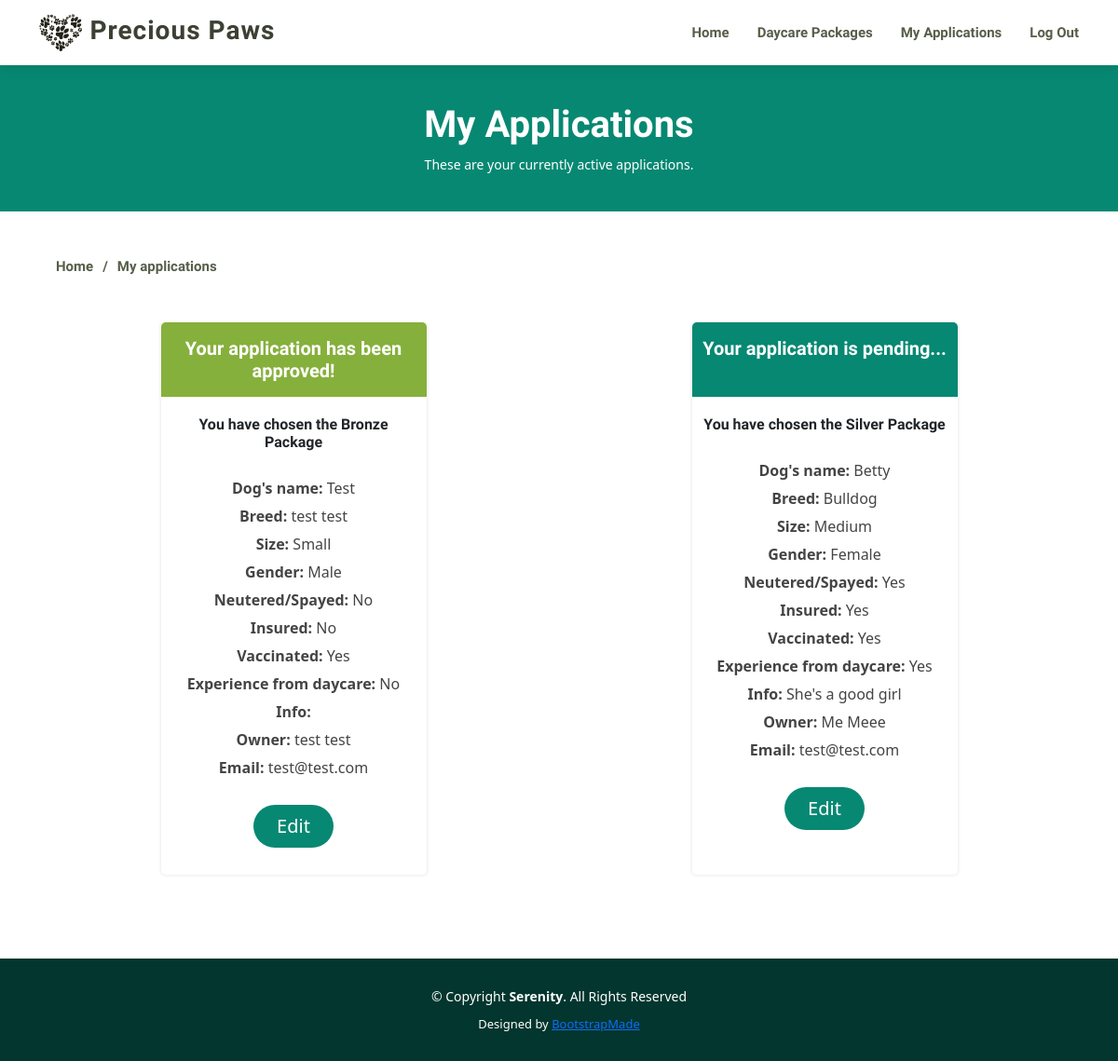
Before: /my_applications/ (signed in) with the older database file.
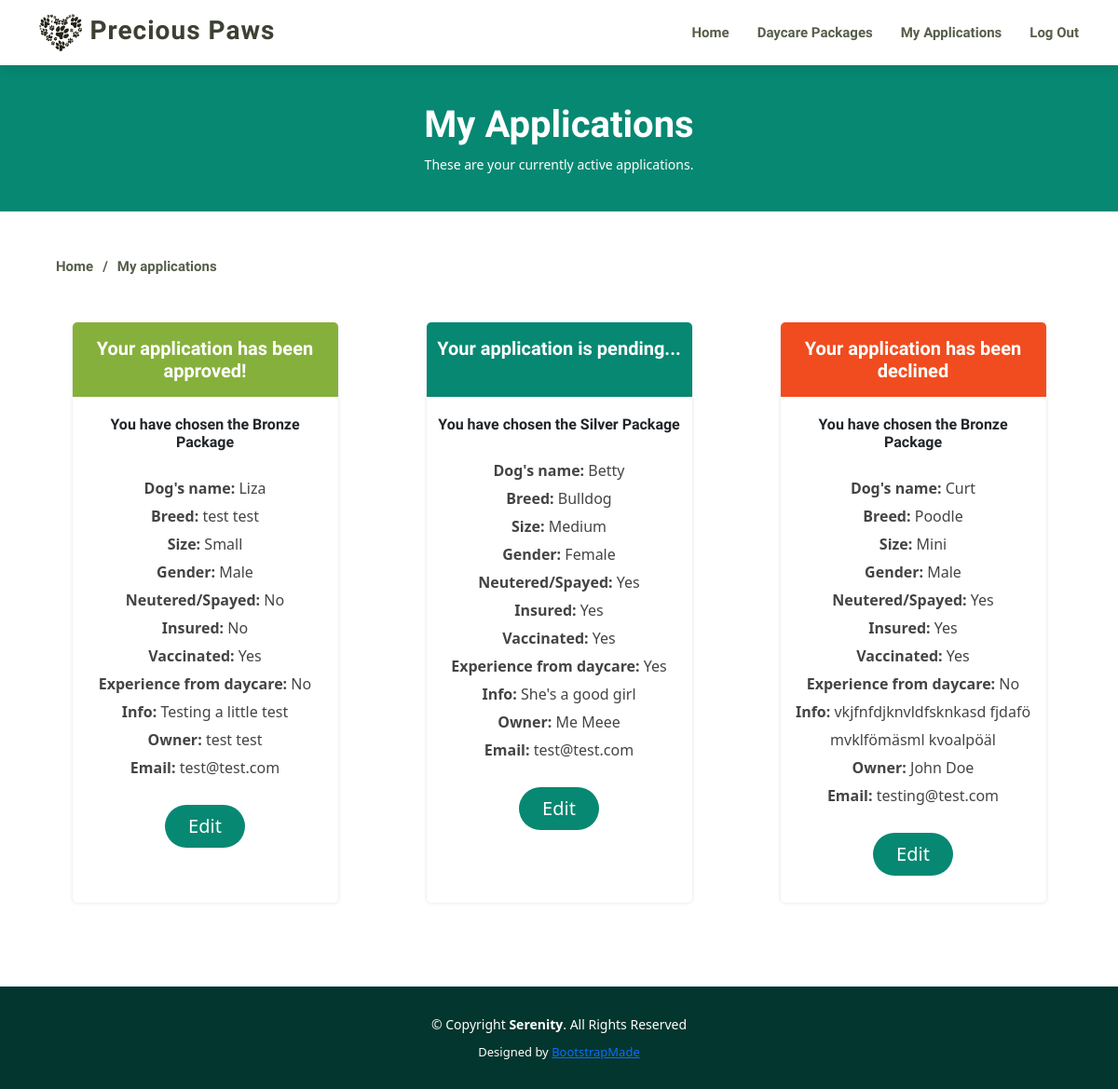
After: the same page with the newer database file.
### daycare/models.py (models this page shows, shortened)
class Application(models.Model):
    PACKAGE = [
        (None, 'Pick a choice'),
        ('Iron', 'Iron Package'),
        ('Bronze', 'Bronze Package'),
        ('Silver', 'Silver Package'),
        ('Gold', 'Gold Package')
    ]
    STATUS = [
        (0, 'Pending'),
        (1, 'Approved'),
        (3, 'Rejected')
    ]
    WEIGHT_CHOICES = [
        (None, 'Pick a choice'),
        ('Mini', 'Mini (< 2 kg)'),
        ('Small', 'Small (2-8 kg)'),
        ('Medium', 'Medium (8-15 kg)'),
        ('Large', 'Large (> 15 kg)')
    ]
    HEIGHT_CHOICES = [
        (None, 'Pick a choice'),
        ('Mini', 'Mini (< 25 cm)'),
        ('Small', 'Small (25-36 cm)'),
        ('Medium', 'Medium (36-45 cm)'),
        ('Large', 'Large (> 45 cm)')
    ]
    GENDER_CHOICES = [
        (None, 'Pick a choice'),
        ('Male', 'Male'),
        ('Female', 'Female')
    ]
    dog_name = models.CharField(max_length=200, blank=False)
    author = models.CharField(max_length=80)
    created_on = models.DateTimeField(auto_now_add=True)
    status = models.IntegerField(choices=STATUS, default=0)
    package = models.CharField(
        max_length=10,
        choices=PACKAGE,
        default=None
        )
    breed = models.CharField(max_length=200, blank=False, default='')
    weight = models.CharField(
        max_length=10,
        choices=WEIGHT_CHOICES,
        default=None
        )
    height = models.CharField(
        max_length=10,
        choices=HEIGHT_CHOICES,
        default=None
        )
    gender = models.CharField(
        max_length=10,
        choices=GENDER_CHOICES,
        default=None
        )
    neutered = models.BooleanField(default=False)
    insured = models.BooleanField(default=False)
    vaccinated = models.BooleanField(default=False)
    experience = models.BooleanField(default=False)
    info = models.TextField(blank=True)
    owner_first_name = models.CharField(max_length=200, blank=False)
    owner_last_name = models.CharField(max_length=200, blank=False)
    email = models.EmailField(blank=False)
    class Meta:
        ordering = ['created_on']

### daycare/views.py (the view)
# urls.py: path('my_applications/', views.MyApplications.as_view(), name='my_applications'),
class MyApplications(generic.ListView):
    def get(self, request, *args, **kwargs):
        apps = Application.objects.filter(author=request.user.username)
        return render(
            request,
            'view_application.html',
            {'apps': (apps)}
        )

### templates/view_application.html
{% extends "base.html" %}
{% block content %}
<main id="main">
    <section id="breadcrumbs" class="breadcrumbs">
        <div class="breadcrumb-hero">
            <div class="container">
                <div class="breadcrumb-hero">
                    <h1><strong>My Applications</strong></h1>
                    <p>These are your currently active applications.</p>
                </div>
            </div>
        </div>
        <div class="container navbar">
            <ol>
                <li><a href="{% url 'home' %}">Home</a></li>
                <li class="crumb">My applications</li>
            </ol>
        </div>
    </section>
    <section>
        <div class="container">
            <div class="row">
                {% if user.is_authenticated %}
                {% for app in apps %}
                <div class="col-lg-3 col-md-6 container-sm text-center status-box">
                    {% if app.status == 0 %}
                    <div>
                        <h4 class="p-3 pending">Your application is pending...</h4>
                    </div>
                    {% endif %}
                    {% if app.status == 1 %}
                    <div>
                        <h4 class="p-3 approved">Your application has been approved!</h4>
                    </div>
                    {% endif %}
                    {% if app.status == 3 %}
                    <div>
                        <h4 class="p-3 declined">Your application has been declined</h4>
                    </div>
                    {% endif %}
                    <h6><strong>You have chosen the {{ app.package }} Package</strong></h6>
                    <ul class="app_list">
                        <li><strong>Dog's name:</strong> {{ app.dog_name }}</li>
                        <li><strong>Breed:</strong> {{ app.breed }}</li>
                        <li><strong>Size:</strong> {{ app.height }}</li>
                        <li><strong>Gender:</strong> {{ app.gender }}</li>
                        {% if app.neutered %}
                        <li><strong>Neutered/Spayed:</strong> Yes</li>
                        {% else %}
                        <li><strong>Neutered/Spayed:</strong> No</li>
                        {% endif %}
                        {% if app.insured %}
                        <li><strong>Insured:</strong> Yes</li>
                        {% else %}
                        <li><strong>Insured:</strong> No</li>
                        {% endif %}
                        {% if app.vaccinated %}
                        <li><strong>Vaccinated:</strong> Yes</li>
                        {% else %}
                        <li><strong>Vaccinated:</strong> No</li>
                        {% endif %}
                        {% if app.experience %}
                        <li><strong>Experience from daycare:</strong> Yes</li>
                        {% else %}
                        <li><strong>Experience from daycare:</strong> No</li>
                        {% endif %}
                        <li><strong>Info:</strong> {{ app.info }}</li>
                        <li><strong>Owner:</strong> {{ app.owner_first_name }} {{ app.owner_last_name }}</li>
                        <li><strong>Email:</strong> {{ app.email }}</li>
                    </ul>
                    <a href="{% url 'edit_application' app.pk%}" class="btn btn-signup btn-lg"><button>Edit</button></a>
                </div>
                {% endfor %}
                {% else %}
                <div class="col mb-5 min-vh-100">
                    <h2 class="text-center">You need to be logged in to apply for daycare</h2>
                </div>
                {% endif %}
            </div>
        </div>
    </section>
</main>
{% endblock %}

Changed rows visible on the page:
changed Application "test test": dog_name "Test" → "Liza"; info (not shown) → "Testing a little test"
added Application: status "Your application has been declined", package "Bronze", dog_name "Curt", breed "Poodle", height "Mini", gender "Male", shows "Neutered/Spayed:", neutered "Yes", shows "Insured:", insured "Yes", shows "Vaccinated:", vaccinated "Yes", shows "Experience from daycare:", experience "No", info "vkjfnfdjknvldfsknkasd fjdafö mvklfömäsml kvoalpöäl", owner_first_name "John", owner_last_name "Doe", email "testing@test.com"
